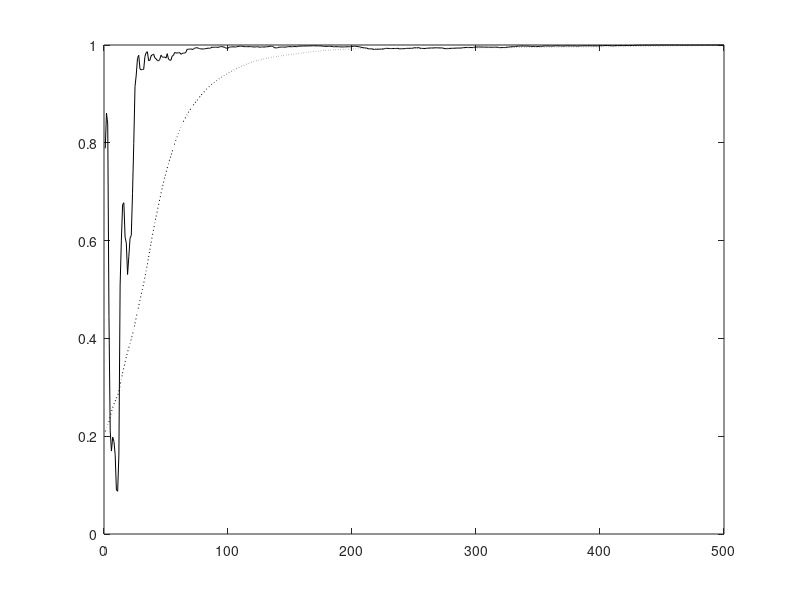

This chart was generated by the following MATLAB code: (Note: this script raises an error after producing the figure.)
% This code is written to support the experiments in the book titled:
% Adaptive Machine Learning Algorithms with Python
% by
% Chanchal Chatterjee
% December 2021
% Speedup of the Adaptive EVD Algorithm 
% Newton's Method on the Unconstrained Objective Function
% Stationary Case

function evdZ;

clear all; close all; 

eta0 = 400;

% Number of samples N and dimension D
nSamples = 500;
nDim = 10;
nEA = 4;
nEpochs = 1;
randn('state',0);

% Generate the covX random matrices
if 0
covX = ...
[ 0.0910   0.0380  -0.0530  -0.0050   0.0100  -0.1360   0.1550   0.0300   0.0020   0.0320 ; ...
  0.0380   0.3730   0.0180  -0.0280  -0.0110  -0.3670   0.1540  -0.0570  -0.0310  -0.0650 ; ...
 -0.0530   0.0180   1.4300   0.0170   0.0550  -0.4500  -0.0380  -0.2980  -0.0410  -0.0300 ; ...
 -0.0050  -0.0280   0.0170   0.0840  -0.0050   0.0160   0.0420  -0.0220   0.0010   0.0050 ; ...
  0.0100  -0.0110   0.0550  -0.0050   0.0710   0.0880   0.0580  -0.0690  -0.0080   0.0030 ; ...
 -0.1360  -0.3670  -0.4500   0.0160   0.0880   5.7200  -0.5440  -0.2480   0.0050   0.0950 ; ...
  0.1550   0.1540  -0.0380   0.0420   0.0580  -0.5440   2.7500  -0.3430  -0.0110  -0.1200 ; ...
  0.0300  -0.0570  -0.2980  -0.0220  -0.0690  -0.2480  -0.3430   1.4500   0.0780   0.0280 ; ...
  0.0020  -0.0310  -0.0410   0.0010  -0.0080   0.0050  -0.0110   0.0780   0.0670   0.0150 ; ...
  0.0320  -0.0650  -0.0300   0.0050   0.0030   0.0950  -0.1200   0.0280   0.0150   0.3410 ];

covX = ...
[ 0.4270   0.0110  -0.0050  -0.0250   0.0890  -0.0790  -0.0190   0.0740   0.0890   0.0050 ; ...
  0.0110   5.6900  -0.0690  -0.2820  -0.7310   0.0900  -0.1240   0.1000   0.4320  -0.1030 ; ...
 -0.0050  -0.0690   0.0800   0.0980   0.0450  -0.0410   0.0230   0.0220  -0.0350   0.0120 ; ...
 -0.0250  -0.2820   0.0980   2.8000  -0.1070   0.1500  -0.1930   0.0950  -0.2260   0.0460 ; ...
  0.0890  -0.7310   0.0450  -0.1070   3.4400   0.2530   0.2510   0.3160   0.0390  -0.0100 ; ...
 -0.0790   0.0900  -0.0410   0.1500   0.2530   2.2700  -0.1800   0.2950  -0.0390  -0.1130 ; ...
 -0.0190  -0.1240   0.0230  -0.1930   0.2510  -0.1800   0.3270   0.0270   0.0260  -0.0160 ; ...
  0.0740   0.1000   0.0220   0.0950   0.3160   0.2950   0.0270   0.7270  -0.0960  -0.0170 ; ...
  0.0890   0.4320  -0.0350  -0.2260   0.0390  -0.0390   0.0260  -0.0960   0.7150  -0.0090 ; ...
  0.0050  -0.1030   0.0120   0.0460  -0.0100  -0.1130  -0.0160  -0.0170  -0.0090   0.0650 ];

covX = ...
[ 0.3350   0.0260  -0.0510  -0.0120   0.0790   0.0170   0.0290   0.0080   0.0770  -0.0300 ; ...
  0.0260   0.0910   0.0110  -0.0100   0.0060  -0.0140  -0.0020  -0.0230   0.0110   0.0350 ; ...
 -0.0510   0.0110   0.0780   0.0000   0.0160   0.0030   0.0300  -0.0350  -0.0030  -0.0490 ; ...
 -0.0120  -0.0100   0.0000   0.0820  -0.0030  -0.0260  -0.0250  -0.0290  -0.0150   0.0250 ; ...
  0.0790   0.0060   0.0160  -0.0030   0.7970   0.1940  -0.0370  -0.0230   0.0590  -0.1450 ; ...
  0.0170  -0.0140   0.0030  -0.0260   0.1940   1.5000   0.0140  -0.1040   0.1140  -0.2290 ; ...
  0.0290  -0.0020   0.0300  -0.0250  -0.0370   0.0140   0.2770  -0.0300  -0.0770  -0.0510 ; ...
  0.0080  -0.0230  -0.0350  -0.0290  -0.0230  -0.1040  -0.0300   0.3170   0.0220   0.0100 ; ...
  0.0770   0.0110  -0.0030  -0.0150   0.0590   0.1140  -0.0770   0.0220   0.5380   0.0340 ; ...
 -0.0300   0.0350  -0.0490   0.0250  -0.1450  -0.2290  -0.0510   0.0100   0.0340   0.6680 ];

covX = ...
[ 0.0840  -0.0120   0.0010   0.0150  -0.0040   0.0240  -0.0110   0.0270   0.0730  -0.0120 ; ...
 -0.0120   0.7930   0.0000   0.1970   0.0310  -0.0260   0.0500   0.0790   0.1450  -0.0270 ; ...
  0.0010   0.0000   0.0660  -0.0230   0.0110  -0.0170   0.0390  -0.0020   0.0170  -0.0040 ; ...
  0.0150   0.1970  -0.0230   0.7280  -0.0030  -0.0150   0.1210   0.0900   0.0800   0.0410 ; ...
 -0.0040   0.0310   0.0110  -0.0030   0.0800  -0.0010  -0.0070   0.0230  -0.0140  -0.0230 ; ...
  0.0240  -0.0260  -0.0170  -0.0150  -0.0010   0.3360  -0.1470  -0.0370   0.3020  -0.0520 ; ...
 -0.0110   0.0500   0.0390   0.1210  -0.0070  -0.1470   1.4500  -0.1320  -0.2300  -0.1370 ; ... 
  0.0270   0.0790  -0.0020   0.0900   0.0230  -0.0370  -0.1320   0.3200   0.2380   0.0170 ; ...
  0.0730   0.1450   0.0170   0.0800  -0.0140   0.3020  -0.2300   0.2380   2.9300  -0.0570 ; ...
 -0.0120  -0.0270  -0.0040   0.0410  -0.0230  -0.0520  -0.1370   0.0170  -0.0570   0.3040 ];

covX = ...
[ 0.0900   0.0010  -0.0080  -0.1910  -0.0070   0.0410  -0.0300  -0.0580   0.0220   0.0320 ; ...
  0.0010   0.0920  -0.0110   0.0080  -0.0140  -0.0020   0.0120  -0.0100  -0.0210  -0.0020 ; ...
 -0.0080  -0.0110   0.0820   0.0820   0.0140  -0.0200  -0.0580   0.1050   0.0040   0.0230 ; ...
 -0.1910   0.0080   0.0820   5.6800  -0.0960  -0.0150   0.6460   0.2190  -0.2380   0.2180 ; ...
 -0.0070  -0.0140   0.0140  -0.0960   0.0760  -0.0350  -0.0400  -0.0230   0.0270  -0.0140 ; ...
  0.0410  -0.0020  -0.0200  -0.0150  -0.0350   0.4580   0.1380  -0.2510   0.0120   0.0390 ; ...
 -0.0300   0.0120  -0.0580   0.6460  -0.0400   0.1380   1.8200  -0.1830  -0.0020   0.1170 ; ...
 -0.0580  -0.0100   0.1050   0.2190  -0.0230  -0.2510  -0.1830   4.0700  -0.4640   0.1470 ; ...
  0.0220  -0.0210   0.0040  -0.2380   0.0270   0.0120  -0.0020  -0.4640   0.2630   0.0540 ; ...
  0.0320  -0.0020   0.0230   0.2180  -0.0140   0.0390   0.1170   0.1470   0.0540   0.3870 ];

covX = 20*[0.091 0.038 -.053 -.005 0.010; ...
           0.038 0.373 0.018 -.028 -.011; ...
           -.053 0.018 1.430 0.017 0.055; ...
           -.005 -.028 0.017 0.084 -.005; ...
           0.010 -.011 0.055 -.005 0.071];
end

covX = 2*...
[ 0.0910   0.0380  -0.0530  -0.0050   0.0100  -0.1360   0.1550   0.0300   0.0020   0.0320 ; ...
  0.0380   0.3730   0.0180  -0.0280  -0.0110  -0.3670   0.1540  -0.0570  -0.0310  -0.0650 ; ...
 -0.0530   0.0180   1.4300   0.0170   0.0550  -0.4500  -0.0380  -0.2980  -0.0410  -0.0300 ; ...
 -0.0050  -0.0280   0.0170   0.0840  -0.0050   0.0160   0.0420  -0.0220   0.0010   0.0050 ; ...
  0.0100  -0.0110   0.0550  -0.0050   0.0710   0.0880   0.0580  -0.0690  -0.0080   0.0030 ; ...
 -0.1360  -0.3670  -0.4500   0.0160   0.0880   5.7200  -0.5440  -0.2480   0.0050   0.0950 ; ...
  0.1550   0.1540  -0.0380   0.0420   0.0580  -0.5440   2.7500  -0.3430  -0.0110  -0.1200 ; ...
  0.0300  -0.0570  -0.2980  -0.0220  -0.0690  -0.2480  -0.3430   1.4500   0.0780   0.0280 ; ...
  0.0020  -0.0310  -0.0410   0.0010  -0.0080   0.0050  -0.0110   0.0780   0.0670   0.0150 ; ...
  0.0320  -0.0650  -0.0300   0.0050   0.0030   0.0950  -0.1200   0.0280   0.0150   0.3410 ];
    
% Compute data
[V1,D1] = eig(covX);
[d,in] = sort(diag(D1));
V = zeros(nDim,nDim);
D = zeros(nDim,nDim);
for i = 1 : nDim
   V(:,i) = V1(:,in(nDim+1-i));
   D(i,i) = D1(in(nDim+1-i),in(nDim+1-i));
end
x(1:nDim,1:nSamples) = V*sqrt(D)*randn(nDim,nSamples);

% Compute Corrl matrix and eigen vectors
corX = zeros(nDim,nDim);
for i = 1 : nSamples
   corX = corX + x(:,i)*x(:,i)'/nSamples;
end
[V1,D1] = eig(corX);
[d,in] = sort(diag(D1));
V = zeros(nDim,nDim);
D = zeros(nDim,nDim);
for i = 1 : nDim
   V(:,i) = V1(:,in(nDim+1-i));
   D(i,i) = D1(in(nDim+1-i),in(nDim+1-i));
end
corX
V
diag(D)'

% Adaptive algorithm
A = zeros(nDim,nDim);
W1 = 0.1 * ones(nDim,nEA);
W2 = 0.1 * ones(nDim,nEA);
I  = eye(nDim,nDim);
invB  = eye(nDim,nDim);
for epoch = 1 : nEpochs
   for iter = 1 : nSamples
      
      Ak = x(:,iter) * x(:,iter)';
      A = A + (1.0/(nSamples*(epoch-1) + iter))*(Ak - A);
      
      % Gradient Descent - Xu
      etat = 1.0/(eta0 + nSamples*(epoch-1) + iter);
      G = (-2*A*W1 + A*W1*triu(W1'*W1) + W1*triu(W1'*A*W1));
      W1 = W1 - etat*G;
      
      % Newton Rhapson
      G = (-2*A*W2 + A*W2*triu(W2'*W2) + W2*triu(W2'*A*W2));
      for i = 1 : nEA
         g = G(:,i);
         w = W2(:,i);
         M = zeros(nDim,nDim);
         for k = 1 : i-1
            M = M + (A*W2(:,k)*W2(:,k)' + W2(:,k)*W2(:,k)'*A);
         end
         F = - 2*A + 2*A*w*w' + 2*w*w'*A + A*(w'*w) + (w'*A*w)*I  +  M;
         
         lambda = w'*A*w;
         Atilde = A;
      	if (iter > 1)
         	invB = (I + (Atilde/lambda))/lambda; 
      	end
      	invC = invB - (2*invB*A*w*w'*invB)/(1 + 2*w'*invB*A*w);
         invF = invC - (2*invC*w*w'*A*invC)/(1 + 2*w'*A*invC*w);
         
         h = -invF*g;
      	a0 = g'*h;
      	a1 = h'*F*h;
      	a2 = 3*((w'*A*h)*(h'*h) + (h'*A*h)*(w'*h));
      	a3 = 2*(h'*A*h)*(h'*h);
      	c = [a3 a2 a1 a0];
         rts = roots(c);
                  
         clear rs; clear r; clear J;
         cnt = 1; 
         for k = 1 : 3
            if isreal(rts(k))
               rs(cnt) = rts(k);
            	r = w + rts(k)*h;
               J(cnt) = (-2*r'*A*r + r'*A*r*r'*r + r'*M*r);
               cnt = cnt + 1;
            end
         end
         [yy, iyy] = min(J);
         alpha = rs(iyy);
         
         w = w + alpha*h; % 0.01(1), 0.06(2,3,4)

         W2(:,i) = w;
      end
      
      for i = 1 : nEA
      	u1 = W1(:,i)/norm(W1(:,i));
      	u2 = W2(:,i)/norm(W2(:,i));
      	cos_t1(i,iter) = abs(u1'*V(:,i));
         cos_t2(i,iter) = abs(u2'*V(:,i));
      end
      ind(iter) = iter;
   end
end

% Plot the convergence results
figure(1);
plot(ind,cos_t1(1,:),'k:'); hold on;
plot(ind,cos_t2(1,:),'k-'); hold on;
legend('Gradient Descent','Newton-Rhapson',0);
xlabel('Number of Samples');
ylabel('Direction Cosine - Component 1');
hold off;

% Plot the convergence results
figure(2);
plot(ind,cos_t1(2,:),'k:'); hold on;
plot(ind,cos_t2(2,:),'k-'); hold on;
legend('Gradient Descent','Newton-Rhapson',0);
xlabel('Number of Samples');
ylabel('Direction Cosine - Component 2');
hold off;

% Plot the convergence results
figure(3);
plot(ind,cos_t1(3,:),'k:'); hold on;
plot(ind,cos_t2(3,:),'k-'); hold on;
legend('Gradient Descent','Newton-Rhapson',0);
xlabel('Number of Samples');
ylabel('Direction Cosine - Component 3');
hold off;

% Plot the convergence results
figure(4);
plot(ind,cos_t1(4,:),'k:'); hold on;
plot(ind,cos_t2(4,:),'k-'); hold on;
legend('Gradient Descent','Newton-Rhapson',0);
xlabel('Number of Samples');
ylabel('Direction Cosine - Component 4');
hold off;


%keyboard




  
